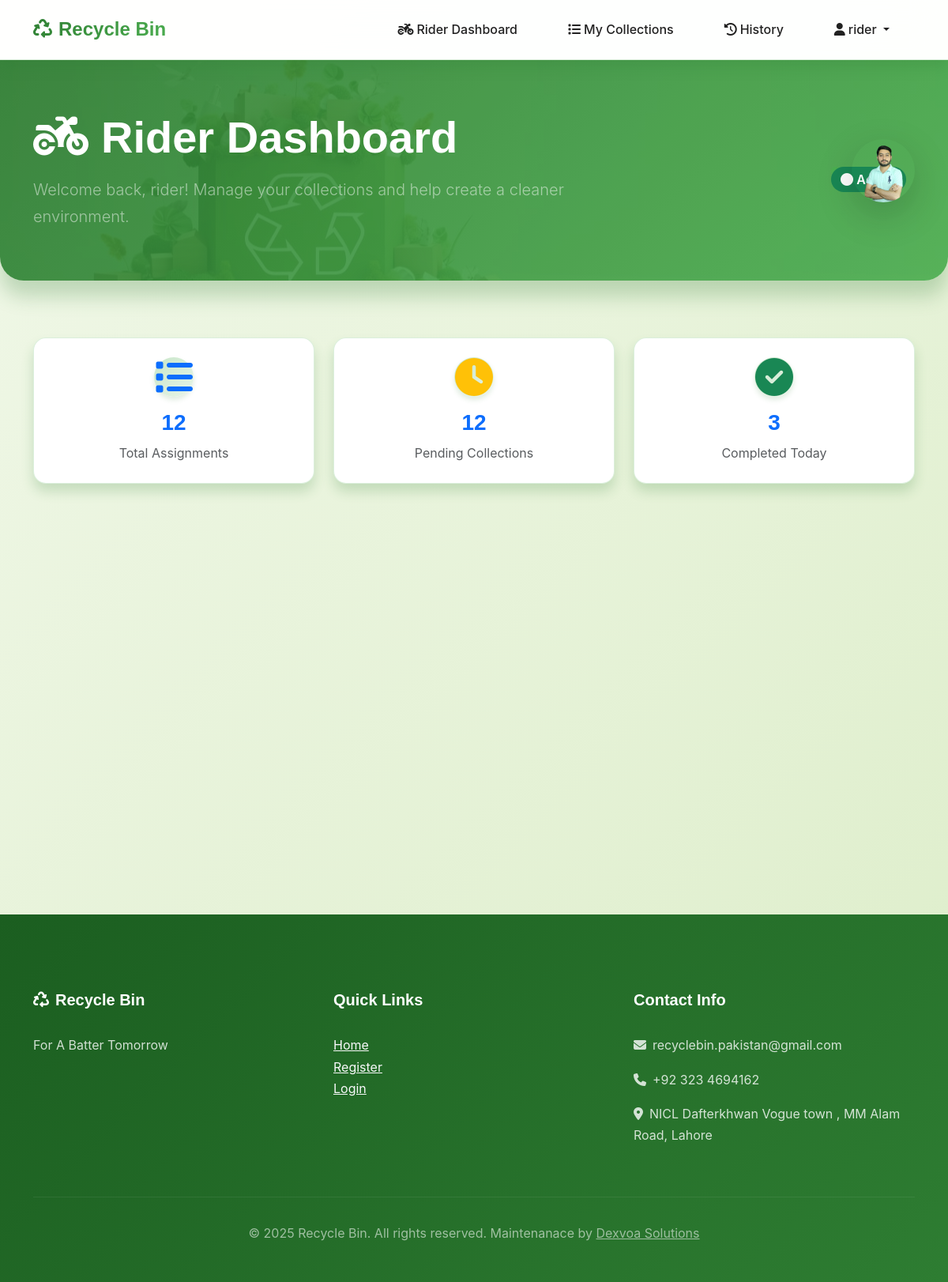
/rider-dashboard/ (signed in), run on the app's committed database.
### accounts/models.py (models this page shows, shortened)
class CustomUser(AbstractUser):
    USER_TYPE_CHOICES = (
        ('user', 'Regular User'),
        ('rider', 'Rider'),
        ('admin', 'Admin')
    )
    STATUS_CHOICES = (
        ('active', 'Active'),
        ('inactive', 'Inactive'),
        ('suspended', 'Suspended'),
    )
    user_type = models.CharField(max_length=10, choices=USER_TYPE_CHOICES, default='user')
    phone = models.CharField(max_length=15, blank=True)
    reward_points = models.PositiveIntegerField(default=0)
    profile_image = models.ImageField(upload_to='profile_images/', blank=True, null=True)
    address = models.TextField(blank=True)
    status = models.CharField(max_length=10, choices=STATUS_CHOICES, default='active')
    created_at = models.DateTimeField(auto_now_add=True)
    updated_at = models.DateTimeField(auto_now=True)
    id_proof = models.ImageField(upload_to='id_proofs/', blank=True, null=True)
    vehicle_type = models.CharField(max_length=50, blank=True, null=True)
    vehicle_model = models.CharField(max_length=50, blank=True, null=True)
    license_plate = models.CharField(max_length=20, blank=True, null=True)
    vehicle_color = models.CharField(max_length=30, blank=True, null=True)

### trash/models.py (models this page shows, shortened)
class TrashSubmission(models.Model):
    STATUS_CHOICES = (
        ('pending', 'Pending'),
        ('assigned', 'Assigned to Rider'),
        ('on_the_way', 'Rider On The Way'),
        ('arrived', 'Rider Arrived at Location'),
        ('picked', 'Trash Picked Up'),
        ('collected', 'Collection Verified'),
        ('cancelled', 'Cancelled'),
    )
    track_id = models.CharField(max_length=15, unique=True, editable=False)
    user = models.ForeignKey(CustomUser, on_delete=models.CASCADE, related_name='submissions')
    quantity_kg = models.DecimalField(max_digits=6, decimal_places=2, null=True, blank=True, verbose_name="Estimated Weight (kg)")
    location = models.CharField(max_length=255)
    status = models.CharField(max_length=20, choices=STATUS_CHOICES, default='pending')
    created_at = models.DateTimeField(auto_now_add=True)
    updated_at = models.DateTimeField(auto_now=True)
    rider = models.ForeignKey(CustomUser, null=True, blank=True,
                             on_delete=models.SET_NULL,
                             related_name='assigned_collections',
                             limit_choices_to={'user_type': 'rider'})
    assigned_at = models.DateTimeField(null=True, blank=True)
    pickup_time = models.DateTimeField(null=True, blank=True)
    completion_time = models.DateTimeField(null=True, blank=True)
    rider_notes = models.TextField(blank=True, verbose_name="Rider's Notes")

class CollectionRecord(models.Model):
    submission = models.OneToOneField(TrashSubmission, on_delete=models.CASCADE, related_name='collection_record')
    rider = models.ForeignKey(CustomUser, on_delete=models.CASCADE, related_name='collections')
    trash_type = models.CharField(max_length=50, verbose_name="Actual Trash Type")
    actual_quantity = models.DecimalField(max_digits=6, decimal_places=2, verbose_name="Actual Weight (kg)")
    points_awarded = models.PositiveIntegerField(default=0, verbose_name="Reward Points")
    collected_at = models.DateTimeField(auto_now_add=True)
    admin_verified = models.BooleanField(default=False)
    verified_by = models.ForeignKey(CustomUser, null=True, blank=True,
                                  on_delete=models.SET_NULL,
                                  related_name='verified_collections',
                                  limit_choices_to={'user_type': 'admin'})
    verified_at = models.DateTimeField(null=True, blank=True)

### dashboard/views.py (the view)
# urls.py: path('rider-dashboard/', views.rider_dashboard, name='rider_dashboard'),
@login_required
@user_passes_test(is_rider)
def rider_dashboard(request):
    assigned_submissions = TrashSubmission.objects.filter(
        rider=request.user,
        status__in=['assigned', 'on_the_way', 'arrived', 'picked']
    ).order_by('-assigned_at')
    completed_today = CollectionRecord.objects.filter(
        rider=request.user,
        collected_at__date=datetime.now().date()
    ).count()
    total_completed = CollectionRecord.objects.filter(rider=request.user).count()
    context = {
        'assigned_submissions': assigned_submissions,
        'completed_today': completed_today,
        'total_completed': total_completed,
    }
    return render(request, 'dashboard/rider_dashboard.html', context)

### templates/dashboard/rider_dashboard.html (shortened to what this page needs)
{% extends 'base.html' %}
{% load static %}
{% block extra_css %}
<link rel="stylesheet" href="{% static 'css/rider_dashboard.css' %}">
{% endblock %}
{% block content %}
<div class="dashboard-header">
    <div class="container">
        <div class="row align-items-center">
            <div class="col-lg-8">
                <h1 class="display-4 fw-bold text-white mb-3">
                    <i class="fas fa-motorcycle me-3"></i>Rider Dashboard
                </h1>
                <p class="lead text-white-50 mb-0">
                    Welcome back, {{ user.first_name|default:user.username }}! Manage your collections and help create a cleaner environment.
                </p>
            </div>
            <div class="col-lg-4 text-end">
                <div class="rider-status-container">
                    <div class="d-flex align-items-center justify-content-end">
                        <div class="status-indicator me-3">
                            <span class="badge bg-success fs-6">
                                <i class="fas fa-circle me-1"></i>Active
                            </span>
                        </div>
                        {% if user.profile_image %}
                            <img src="{{ user.profile_image.url }}" alt="Profile" class="rounded-circle shadow-lg" style="width: 80px; height: 80px; object-fit: cover;">
                        {% else %}
                            <div class="bg-white rounded-circle d-flex align-items-center justify-content-center shadow-lg" style="width: 80px; height: 80px;">
                                <i class="fas fa-motorcycle fa-3x text-primary"></i>
                            </div>
                        {% endif %}
                    </div>
                </div>
            </div>
        </div>
    </div>
</div>
<div class="container py-4">
    <div class="dashboard-stats mb-5">
        <div class="row g-4">
            <div class="col-lg-4 col-md-6">
                <div class="dashboard-card text-center" style="animation: slideInUp 0.8s ease-out 0.1s both;">
                    <div class="stats-icon mb-3">
                        <i class="fas fa-list fa-3x text-primary"></i>
                    </div>
                    <h3 class="fw-bold text-primary mb-2">{{ user.assigned_collections.all|length }}</h3>
                    <p class="text-muted mb-0">Total Assignments</p>
                </div>
            </div>
            <div class="col-lg-4 col-md-6">
                <div class="dashboard-card text-center" style="animation: slideInUp 0.8s ease-out 0.2s both;">
                    <div class="stats-icon mb-3">
                        <i class="fas fa-clock fa-3x text-warning"></i>
                    </div>
                    <h3 class="fw-bold text-primary mb-2">{{ user.assigned_collections.all|length }}</h3>
                    <p class="text-muted mb-0">Pending Collections</p>
                </div>
            </div>
            <div class="col-lg-4 col-md-6">
                <div class="dashboard-card text-center" style="animation: slideInUp 0.8s ease-out 0.3s both;">
                    <div class="stats-icon mb-3">
                        <i class="fas fa-check-circle fa-3x text-success"></i>
                    </div>
                    <h3 class="fw-bold text-primary mb-2">{{ user.collections.all|length }}</h3>
                    <p class="text-muted mb-0">Completed Today</p>
                </div>
            </div>
        </div>
    </div>
    <div class="row mb-5">
        <div class="col-12">
        </div>
    </div>
</div>
{% endblock %}

### templates/base.html (shortened to what this page needs)
<!DOCTYPE html>
<html lang="en">
<head>
    <link href="https://cdn.jsdelivr.net/npm/bootstrap@5.3.0/dist/css/bootstrap.min.css" rel="stylesheet">
    <link rel="stylesheet" href="https://cdnjs.cloudflare.com/ajax/libs/font-awesome/6.4.0/css/all.min.css">
    {% load static %}
    <link rel="stylesheet" href="{% static 'style.css' %}">
    {% block extra_css %}{% endblock %}
</head>
<body>
{% if not settings.maintenance_mode and not settings.debug_mode %}
    <nav class="navbar navbar-expand-lg navbar-dark">
        <div class="container">
            <a class="navbar-brand" href="{% url 'dashboard:home' %}">
                <i class="fas fa-recycle me-2"></i>Recycle Bin
            </a>
            <div class="collapse navbar-collapse" id="navbarNav">
                <ul class="navbar-nav ms-auto">
                    {% if user.is_authenticated %}
                        {% if user.user_type == 'user' %}
                            <li class="nav-item">
                                <a class="nav-link" href="{% url 'dashboard:user_dashboard' %}">
                                    <i class="fas fa-home me-1"></i>Dashboard
                                </a>
                            </li>
                            <li class="nav-item">
                                <a class="nav-link" href="{% url 'dashboard:user_submissions' %}">
                                    <i class="fas fa-recycle me-1"></i>My Submissions
                                </a>
                            </li>
                            <li class="nav-item">
                                <a class="nav-link" href="{% url 'dashboard:user_points' %}">
                                    <i class="fas fa-coins me-1"></i>My Points
                                </a>
                            </li>
                            <li class="nav-item">
                                <a class="nav-link" href="{% url 'trash:claim_history' %}">
                                    <i class="fas fa-history me-1"></i>Claim History
                                </a>
                            </li>
                            <li class="nav-item">
                                <a class="nav-link" href="{% url 'trash:submit_trash' %}">
                                    <i class="fas fa-plus me-1"></i>Submit Trash
                                </a>
                            </li>
                        {% elif user.user_type == 'rider' %}
                            <li class="nav-item">
                                <a class="nav-link" href="{% url 'dashboard:rider_dashboard' %}">
                                    <i class="fas fa-motorcycle me-1"></i>Rider Dashboard
                                </a>
                            </li>
                            <li class="nav-item">
                                <a class="nav-link" href="{% url 'dashboard:rider_assigned_collections' %}">
                                    <i class="fas fa-list me-1"></i>My Collections
                                </a>
                            </li>
                            <li class="nav-item">
                                <a class="nav-link" href="{% url 'dashboard:rider_earnings' %}">
                                    <i class="fas fa-history me-1"></i>History
                                </a>
                            </li>
                        {% endif %}
                        <li class="nav-item dropdown">
                            <a class="nav-link dropdown-toggle" href="#" id="navbarDropdown" role="button" data-bs-toggle="dropdown">
                                <i class="fas fa-user me-1"></i>{{ user.username }}
                            </a>
                        </li>
                    {% endif %}
                </ul>
            </div>
        </div>
    </nav>
{% endif %}
    <main>
        {% block content %}{% endblock %}
    </main>
{% if not settings.maintenance_mode and not settings.debug_mode %}
    <footer class="footer">
        <div class="container">
            <div class="row">
                <div class="col-md-4">
                    <h5><i class="fas fa-recycle me-2"></i>Recycle Bin</h5>
                    <p>For A Batter Tomorrow</p>
                </div>
                <div class="col-md-4">
                    <h5>Quick Links</h5>
                    <ul class="list-unstyled">
                        <li><a href="{% url 'dashboard:home' %}" class="text-light">Home</a></li>
                        <li><a href="{% url 'dashboard:register' %}" class="text-light">Register</a></li>
                        <li><a href="{% url 'dashboard:login' %}" class="text-light">Login</a></li>
                    </ul>
                </div>
                <div class="col-md-4">
                    <h5>Contact Info</h5>
                    <p><i class="fas fa-envelope me-2"></i>recyclebin.pakistan@gmail.com</p>
                    <p><i class="fas fa-phone me-2"></i>+92 323 4694162</p>
                    <p><i class="fas fa-location-dot me-2"></i>NICL Dafterkhwan Vogue town , MM Alam Road, Lahore</p>
                </div>
            </div>
            <div class="footer-bottom">
                <p>&copy; 2025 Recycle Bin. All rights reserved. Maintenanace by <a href="https://dexvoa.com" class="text-light">Dexvoa Solutions</a></p>
            </div>
        </div>
    </footer>
    {% endif %}
</body>
</html>

### data on the page
CustomUser: username "rider", first_name "rider", profile_image (picture), assigned_collections.all|length "12", collections.all|length "3"
